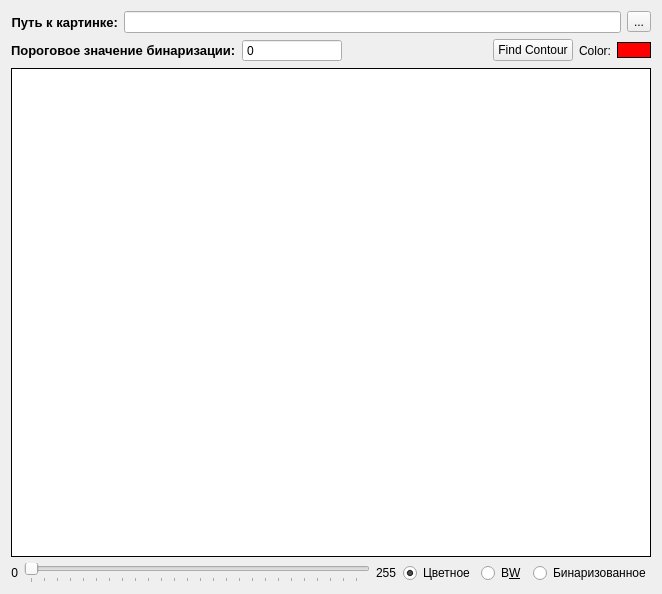
<?xml version="1.0" encoding="UTF-8"?>
<ui version="4.0">
 <class>MainWindow</class>
 <widget class="QMainWindow" name="MainWindow">
  <property name="geometry">
   <rect>
    <x>0</x>
    <y>0</y>
    <width>658</width>
    <height>594</height>
   </rect>
  </property>
  <property name="windowTitle">
   <string>MainWindow</string>
  </property>
  <widget class="QWidget" name="centralWidget">
   <layout class="QVBoxLayout" name="verticalLayout">
    <item>
     <layout class="QHBoxLayout" name="horizontalLayout">
      <item>
       <widget class="QLabel" name="pathLabel">
        <property name="font">
         <font>
          <pointsize>10</pointsize>
          <weight>75</weight>
          <bold>true</bold>
         </font>
        </property>
        <property name="text">
         <string>Путь к картинке:</string>
        </property>
        <property name="alignment">
         <set>Qt::AlignRight|Qt::AlignTrailing|Qt::AlignVCenter</set>
        </property>
        <property name="buddy">
         <cstring>pathLineEdit</cstring>
        </property>
       </widget>
      </item>
      <item>
       <widget class="QLineEdit" name="pathLineEdit">
        <property name="minimumSize">
         <size>
          <width>300</width>
          <height>0</height>
         </size>
        </property>
       </widget>
      </item>
      <item>
       <widget class="QToolButton" name="pathButton">
        <property name="text">
         <string>...</string>
        </property>
       </widget>
      </item>
     </layout>
    </item>
    <item>
     <layout class="QHBoxLayout" name="horizontalLayout_4">
      <item>
       <widget class="QLabel" name="trashholdLabel">
        <property name="font">
         <font>
          <pointsize>10</pointsize>
          <weight>75</weight>
          <bold>true</bold>
         </font>
        </property>
        <property name="text">
         <string>Пороговое значение бинаризации:</string>
        </property>
        <property name="buddy">
         <cstring>devesaionSpinBox</cstring>
        </property>
       </widget>
      </item>
      <item>
       <widget class="QSpinBox" name="devesaionSpinBox">
        <property name="minimumSize">
         <size>
          <width>100</width>
          <height>0</height>
         </size>
        </property>
        <property name="buttonSymbols">
         <enum>QAbstractSpinBox::NoButtons</enum>
        </property>
        <property name="maximum">
         <number>255</number>
        </property>
       </widget>
      </item>
      <item>
       <spacer name="horizontalSpacer_2">
        <property name="orientation">
         <enum>Qt::Horizontal</enum>
        </property>
        <property name="sizeHint" stdset="0">
         <size>
          <width>40</width>
          <height>20</height>
         </size>
        </property>
       </spacer>
      </item>
      <item>
       <widget class="QPushButton" name="findContourButton">
        <property name="text">
         <string>Find Contour</string>
        </property>
       </widget>
      </item>
      <item>
       <widget class="QLabel" name="colorPeakerLabel">
        <property name="text">
         <string>Color:</string>
        </property>
        <property name="alignment">
         <set>Qt::AlignRight|Qt::AlignTrailing|Qt::AlignVCenter</set>
        </property>
        <property name="buddy">
         <cstring>colorPeakerButton</cstring>
        </property>
       </widget>
      </item>
      <item>
       <widget class="QPushButton" name="colorPeakerButton">
        <property name="styleSheet">
         <string notr="true">border: 1px solid black;
background-color: red;</string>
        </property>
        <property name="text">
         <string/>
        </property>
        <property name="default">
         <bool>true</bool>
        </property>
        <property name="flat">
         <bool>false</bool>
        </property>
       </widget>
      </item>
     </layout>
    </item>
    <item>
     <widget class="QLabel" name="imageLabel">
      <property name="minimumSize">
       <size>
        <width>640</width>
        <height>480</height>
       </size>
      </property>
      <property name="focusPolicy">
       <enum>Qt::StrongFocus</enum>
      </property>
      <property name="autoFillBackground">
       <bool>false</bool>
      </property>
      <property name="styleSheet">
       <string notr="true">background: rgb(255, 255, 255);
border: 1px solid black;
padding: 5px;</string>
      </property>
      <property name="frameShape">
       <enum>QFrame::NoFrame</enum>
      </property>
      <property name="text">
       <string/>
      </property>
      <property name="scaledContents">
       <bool>true</bool>
      </property>
      <property name="alignment">
       <set>Qt::AlignCenter</set>
      </property>
     </widget>
    </item>
    <item>
     <layout class="QHBoxLayout" name="horizontalLayout_3">
      <item>
       <layout class="QHBoxLayout" name="horizontalLayout_2">
        <item>
         <widget class="QLabel" name="trashHoldSliderMinLabel">
          <property name="text">
           <string>0</string>
          </property>
          <property name="alignment">
           <set>Qt::AlignRight|Qt::AlignTrailing|Qt::AlignVCenter</set>
          </property>
          <property name="buddy">
           <cstring>trashholSlider</cstring>
          </property>
         </widget>
        </item>
        <item>
         <widget class="QSlider" name="trashholSlider">
          <property name="maximum">
           <number>255</number>
          </property>
          <property name="orientation">
           <enum>Qt::Horizontal</enum>
          </property>
          <property name="invertedAppearance">
           <bool>false</bool>
          </property>
          <property name="tickPosition">
           <enum>QSlider::TicksBelow</enum>
          </property>
         </widget>
        </item>
        <item>
         <widget class="QLabel" name="trashholdSliderMaxLabel">
          <property name="text">
           <string>255</string>
          </property>
          <property name="buddy">
           <cstring>trashholSlider</cstring>
          </property>
         </widget>
        </item>
       </layout>
      </item>
      <item>
       <widget class="QRadioButton" name="colorRadio">
        <property name="text">
         <string>Цветное</string>
        </property>
        <property name="checked">
         <bool>true</bool>
        </property>
       </widget>
      </item>
      <item>
       <widget class="QRadioButton" name="bawFormulaRadio">
        <property name="text">
         <string>B&amp;W</string>
        </property>
       </widget>
      </item>
      <item>
       <widget class="QRadioButton" name="tresholdRatio">
        <property name="text">
         <string>Бинаризованное</string>
        </property>
       </widget>
      </item>
     </layout>
    </item>
   </layout>
  </widget>
 </widget>
 <layoutdefault spacing="6" margin="11"/>
 <resources/>
 <connections/>
</ui>
